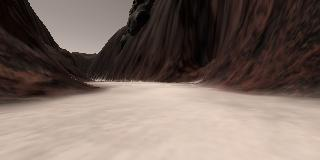
#> input picture test_dataset/IMG/robocam_2018_04_19_21_59_09_375.jpg, 320 x 160 px; its folder holds 4 pictures in this run
$ jupyter execute --allow-errors Rover_Project_Test_Notebook.ipynb   (shell and % lines are left out)   (older library calls are emulated)   (text cells are left out)
#> lines starting #> are read from the running program, lines starting #| are printed output that depends on the picture; pictures that were not available may be replaced by others from this repository, and a replacement may not be noted
[cell 1]
#%matplotlib qt # Choose %matplotlib qt to plot to an interactive window (note it may show up behind your browser)
# Make some of the relevant imports
import cv2 # OpenCV for perspective transform
import numpy as np
import matplotlib.image as mpimg
import matplotlib.pyplot as plt
import scipy.misc # For saving images as needed
import glob  # For reading in a list of images from a folder
import imageio
#> (the rest of this cell did not finish here and is left out)

[cell 2]
PATH = '../test_dataset/IMG/*'
IMG_LIST = glob.glob(PATH)
IMAGE = mpimg.imread(np.random.choice(IMG_LIST))
#> IMAGE is the input picture: shape (160, 320, 3); mean R, G, B 121.9, 106.2, 98.2
plt.imshow(IMAGE)

[cell 3]
# Here's an example of the grid and one of the rocks
plt.figure(figsize=(12,3))

IMAGE_GRID = mpimg.imread('../calibration_images/example_grid1.jpg')
plt.subplot(121)
plt.imshow(IMAGE_GRID)

plt.subplot(122)
plt.imshow(mpimg.imread('../calibration_images/example_rock1.jpg'))
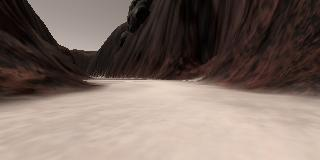
#> input picture test_dataset/IMG/robocam_2018_04_19_21_59_10_642.jpg, 320 x 160 px, given in place of example_rock1.jpg, which was not available
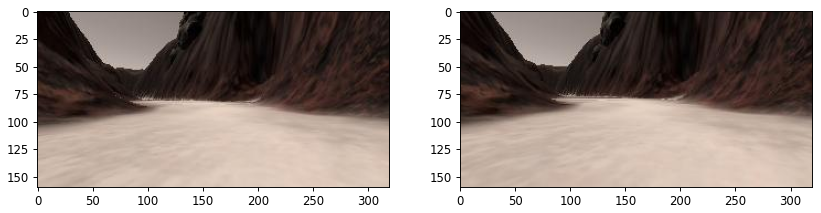
#> figure drawn by matplotlib, 2 panels

[cell 4]
PIXELS_PER_METER = 10.0
BOTTOM_OFFSET = 6
IMAGE_H, IMAGE_W = IMAGE.shape[:2]
#> IMAGE_H = 160; IMAGE_W = 320

POINTS_PERSPECTIVE = np.float32([
    [14, 140],
    [301 ,140],
    [200, 96],
    [118, 96]
])

POINTS_TOP = np.float32([
    [0.5 * (IMAGE_W - PIXELS_PER_METER), IMAGE_H - BOTTOM_OFFSET],
    [0.5 * (IMAGE_W + PIXELS_PER_METER), IMAGE_H - BOTTOM_OFFSET],
    [0.5 * (IMAGE_W + PIXELS_PER_METER), IMAGE_H - PIXELS_PER_METER - BOTTOM_OFFSET],
    [0.5 * (IMAGE_W - PIXELS_PER_METER), IMAGE_H - PIXELS_PER_METER - BOTTOM_OFFSET]
])

PERSPECTIVE_2_TOP = cv2.getPerspectiveTransform(POINTS_PERSPECTIVE, POINTS_TOP)


def perspective_2_top(img):

    warped = cv2.warpPerspective(
        img,
        PERSPECTIVE_2_TOP,
        (img.shape[1], img.shape[0]))# keep same size as input image
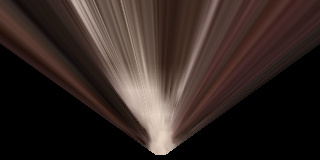
#> warped: shape (160, 320, 3); mean R, G, B 51.6, 39.2, 35.1

    return warped


plt.imshow(perspective_2_top(IMAGE_GRID))

[cell 5]
# Labelled images to train color classifiers

def training_samples():
    masks = glob.glob('../calibration_images/*_mask.png')

    result = []
    for mask in masks:
        img_path = mask.replace("_mask.png", ".jpg")
        img = mpimg.imread(img_path)
        label_img = mpimg.imread(mask)

        result.append((img, label_img))

    return result

TRAINING_SAMPLES = training_samples()

plt.figure(figsize=(12, len(TRAINING_SAMPLES) * 3))

for index, (img, label_img) in enumerate(TRAINING_SAMPLES):
    plt.subplot(len(TRAINING_SAMPLES), 2, 1 + index * 2)
    plt.imshow(img)

    plt.subplot(len(TRAINING_SAMPLES), 2, 2 + index * 2)
    plt.imshow(label_img)

[cell 6]
# Prepare training data

from sklearn.utils import shuffle

#> (the rest of this cell did not finish here and is left out)

[cell 7]
# Prepare color classifiers
from sklearn.naive_bayes import GaussianNB
from sklearn.mixture import GaussianMixture


class ClassifierNavi:
    def __init__(self):
        self.__cls = GaussianNB()
        self.__cls.fit(TRAINING_X, TRAINING_NAVI)


    def predict(self, img):
        scores = self.__cls.predict_log_proba(img.reshape(-1, 3))
        return (scores[:, 1] - scores[:, 0]).reshape(img.shape[:2])


class ClassifierRocks:
    def __init__(self):
        x = TRAINING_X
        y = TRAINING_ROCKS
        self.__cls = GaussianMixture(random_state=0).fit(x[y])

        # There are two Gaussians for background pixels expected: one belongs
        # to the dark mountains and another to the sand pixels
        means_init = np.array([[0.0, 0.0, 0.0], [255.0, 255.0, 255.0]])
        self.__not_cls = GaussianMixture(2, random_state=0, means_init=means_init)
        self.__not_cls.fit(x[~y])


    # [30 lines left out: function predict, not called in this run]


#> (the rest of this cell did not finish here and is left out)

[cell 8]
LOCAL_2_ROVER = np.array([
    [0.0, -1.0, IMAGE_H],
    [-1.0, 0.0, IMAGE_W * 0.5]],
    np.float32)
#> LOCAL_2_ROVER = [[0, -1, 160], [-1, 0, 160]]


# Calculate transformation 2x3 affine transformation matrix
# From local confidence map into global confidence map reference frames
# [13 lines left out: function local_2_global, not called in this run]


IMG_ROWS, IMG_COLS = np.indices((IMAGE_H, IMAGE_W))
IMG_ROWS = IMG_ROWS.ravel()
IMG_COLS = IMG_COLS.ravel()
IMG_ONES = np.ones_like(IMG_COLS)

LOCAL_CONF_POINTS = np.vstack([IMG_COLS, IMG_ROWS, IMG_ONES]).astype(np.float32).T

ROVER_CONF_POINTS = LOCAL_2_ROVER.dot(LOCAL_CONF_POINTS.T).T

ROVER_CONF_DIRS = ROVER_CONF_POINTS / np.linalg.norm(ROVER_CONF_POINTS, axis=1).reshape(-1, 1)
np.nan_to_num(ROVER_CONF_DIRS, False)


# [12 lines left out: function navi_direction, not called in this run]


# Grab another random image
IMAGE2 = mpimg.imread(np.random.choice(IMG_LIST))
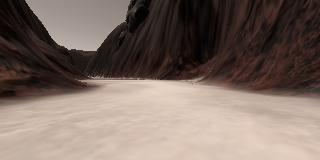
#> input picture test_dataset/IMG/robocam_2018_04_19_21_59_10_975.jpg, 320 x 160 px
#> IMAGE2 is the input picture: shape (160, 320, 3); mean R, G, B 124.3, 108.4, 100.3
#> (the rest of this cell did not finish here and is left out)
